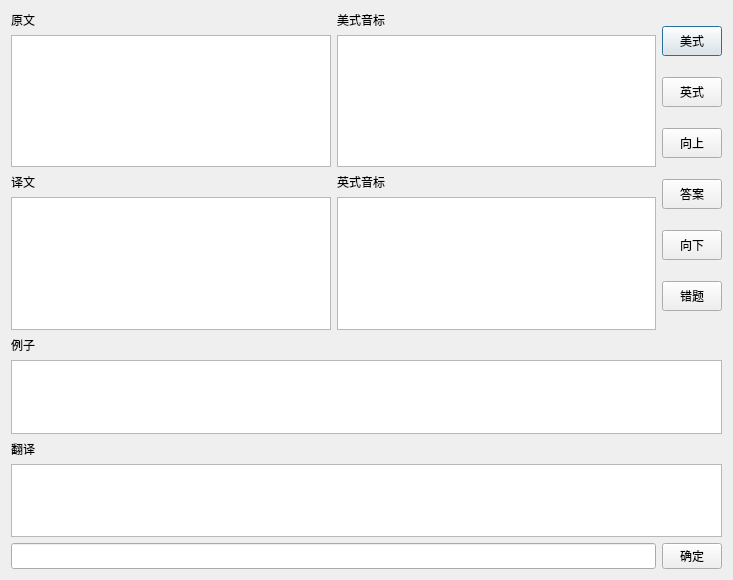
<?xml version="1.0" encoding="UTF-8"?>
<ui version="4.0">
 <class>J_Word</class>
 <widget class="QDialog" name="J_Word">
  <property name="geometry">
   <rect>
    <x>0</x>
    <y>0</y>
    <width>733</width>
    <height>580</height>
   </rect>
  </property>
  <property name="windowTitle">
   <string>Dialog</string>
  </property>
  <layout class="QVBoxLayout" name="verticalLayout_10">
   <item>
    <layout class="QVBoxLayout" name="verticalLayout_8">
     <item>
      <layout class="QHBoxLayout" name="horizontalLayout_4">
       <item>
        <layout class="QVBoxLayout" name="verticalLayout_7">
         <item>
          <layout class="QHBoxLayout" name="horizontalLayout_2">
           <item>
            <layout class="QVBoxLayout" name="verticalLayout_2">
             <item>
              <widget class="QLabel" name="label_2">
               <property name="maximumSize">
                <size>
                 <width>16777215</width>
                 <height>20</height>
                </size>
               </property>
               <property name="text">
                <string>原文</string>
               </property>
              </widget>
             </item>
             <item>
              <widget class="QTextEdit" name="source">
               <property name="maximumSize">
                <size>
                 <width>16777215</width>
                 <height>200</height>
                </size>
               </property>
              </widget>
             </item>
            </layout>
           </item>
           <item>
            <layout class="QVBoxLayout" name="verticalLayout_9">
             <item>
              <widget class="QLabel" name="label_5">
               <property name="maximumSize">
                <size>
                 <width>16777215</width>
                 <height>20</height>
                </size>
               </property>
               <property name="text">
                <string>美式音标</string>
               </property>
              </widget>
             </item>
             <item>
              <widget class="QTextEdit" name="pa">
               <property name="maximumSize">
                <size>
                 <width>16777215</width>
                 <height>200</height>
                </size>
               </property>
              </widget>
             </item>
            </layout>
           </item>
          </layout>
         </item>
         <item>
          <layout class="QHBoxLayout" name="horizontalLayout">
           <item>
            <layout class="QVBoxLayout" name="verticalLayout">
             <item>
              <widget class="QLabel" name="label">
               <property name="maximumSize">
                <size>
                 <width>16777215</width>
                 <height>20</height>
                </size>
               </property>
               <property name="text">
                <string>译文</string>
               </property>
              </widget>
             </item>
             <item>
              <widget class="QTextEdit" name="target">
               <property name="maximumSize">
                <size>
                 <width>16777215</width>
                 <height>200</height>
                </size>
               </property>
              </widget>
             </item>
            </layout>
           </item>
           <item>
            <layout class="QVBoxLayout" name="verticalLayout_3">
             <item>
              <widget class="QLabel" name="label_6">
               <property name="maximumSize">
                <size>
                 <width>16777215</width>
                 <height>20</height>
                </size>
               </property>
               <property name="text">
                <string>英式音标</string>
               </property>
              </widget>
             </item>
             <item>
              <widget class="QTextEdit" name="pe">
               <property name="maximumSize">
                <size>
                 <width>16777215</width>
                 <height>200</height>
                </size>
               </property>
              </widget>
             </item>
            </layout>
           </item>
          </layout>
         </item>
        </layout>
       </item>
       <item>
        <layout class="QVBoxLayout" name="verticalLayout_6">
         <item>
          <widget class="QPushButton" name="makesoundA">
           <property name="maximumSize">
            <size>
             <width>60</width>
             <height>30</height>
            </size>
           </property>
           <property name="text">
            <string>美式</string>
           </property>
          </widget>
         </item>
         <item>
          <widget class="QPushButton" name="makesoundE">
           <property name="maximumSize">
            <size>
             <width>60</width>
             <height>30</height>
            </size>
           </property>
           <property name="text">
            <string>英式</string>
           </property>
          </widget>
         </item>
         <item>
          <widget class="QPushButton" name="makeup">
           <property name="maximumSize">
            <size>
             <width>60</width>
             <height>30</height>
            </size>
           </property>
           <property name="text">
            <string>向上</string>
           </property>
          </widget>
         </item>
         <item>
          <widget class="QPushButton" name="makeanswers">
           <property name="maximumSize">
            <size>
             <width>60</width>
             <height>30</height>
            </size>
           </property>
           <property name="text">
            <string>答案</string>
           </property>
          </widget>
         </item>
         <item>
          <widget class="QPushButton" name="makedown">
           <property name="maximumSize">
            <size>
             <width>60</width>
             <height>30</height>
            </size>
           </property>
           <property name="text">
            <string>向下</string>
           </property>
          </widget>
         </item>
         <item>
          <widget class="QPushButton" name="makewrong">
           <property name="maximumSize">
            <size>
             <width>60</width>
             <height>30</height>
            </size>
           </property>
           <property name="text">
            <string>错题</string>
           </property>
          </widget>
         </item>
        </layout>
       </item>
      </layout>
     </item>
     <item>
      <layout class="QVBoxLayout" name="verticalLayout_4">
       <item>
        <widget class="QLabel" name="label_3">
         <property name="maximumSize">
          <size>
           <width>16777215</width>
           <height>20</height>
          </size>
         </property>
         <property name="text">
          <string>例子</string>
         </property>
        </widget>
       </item>
       <item>
        <widget class="QTextEdit" name="example">
         <property name="maximumSize">
          <size>
           <width>16777215</width>
           <height>200</height>
          </size>
         </property>
        </widget>
       </item>
      </layout>
     </item>
     <item>
      <layout class="QVBoxLayout" name="verticalLayout_5">
       <item>
        <widget class="QLabel" name="label_4">
         <property name="maximumSize">
          <size>
           <width>16777215</width>
           <height>20</height>
          </size>
         </property>
         <property name="text">
          <string>翻译</string>
         </property>
        </widget>
       </item>
       <item>
        <widget class="QTextEdit" name="translate">
         <property name="maximumSize">
          <size>
           <width>16777215</width>
           <height>200</height>
          </size>
         </property>
        </widget>
       </item>
      </layout>
     </item>
     <item>
      <layout class="QHBoxLayout" name="horizontalLayout_3">
       <item>
        <widget class="QLineEdit" name="cmdline">
         <property name="maximumSize">
          <size>
           <width>16777215</width>
           <height>30</height>
          </size>
         </property>
        </widget>
       </item>
       <item>
        <widget class="QPushButton" name="cmdrun">
         <property name="maximumSize">
          <size>
           <width>60</width>
           <height>30</height>
          </size>
         </property>
         <property name="text">
          <string>确定</string>
         </property>
        </widget>
       </item>
      </layout>
     </item>
    </layout>
   </item>
  </layout>
 </widget>
 <resources/>
 <connections>
  <connection>
   <sender>makeanswers</sender>
   <signal>clicked()</signal>
   <receiver>J_Word</receiver>
   <slot>makeanswers()</slot>
   <hints>
    <hint type="sourcelabel">
     <x>675</x>
     <y>110</y>
    </hint>
    <hint type="destinationlabel">
     <x>366</x>
     <y>273</y>
    </hint>
   </hints>
  </connection>
  <connection>
   <sender>makesoundA</sender>
   <signal>clicked()</signal>
   <receiver>J_Word</receiver>
   <slot>makesoundA()</slot>
   <hints>
    <hint type="sourcelabel">
     <x>675</x>
     <y>30</y>
    </hint>
    <hint type="destinationlabel">
     <x>366</x>
     <y>273</y>
    </hint>
   </hints>
  </connection>
  <connection>
   <sender>cmdrun</sender>
   <signal>clicked()</signal>
   <receiver>J_Word</receiver>
   <slot>cmdrun()</slot>
   <hints>
    <hint type="sourcelabel">
     <x>676</x>
     <y>520</y>
    </hint>
    <hint type="destinationlabel">
     <x>366</x>
     <y>273</y>
    </hint>
   </hints>
  </connection>
  <connection>
   <sender>source</sender>
   <signal>textChanged()</signal>
   <receiver>target</receiver>
   <slot>clear()</slot>
   <hints>
    <hint type="sourcelabel">
     <x>164</x>
     <y>104</y>
    </hint>
    <hint type="destinationlabel">
     <x>472</x>
     <y>104</y>
    </hint>
   </hints>
  </connection>
  <connection>
   <sender>source</sender>
   <signal>textChanged()</signal>
   <receiver>example</receiver>
   <slot>clear()</slot>
   <hints>
    <hint type="sourcelabel">
     <x>164</x>
     <y>104</y>
    </hint>
    <hint type="destinationlabel">
     <x>366</x>
     <y>268</y>
    </hint>
   </hints>
  </connection>
  <connection>
   <sender>source</sender>
   <signal>textChanged()</signal>
   <receiver>translate</receiver>
   <slot>clear()</slot>
   <hints>
    <hint type="sourcelabel">
     <x>164</x>
     <y>104</y>
    </hint>
    <hint type="destinationlabel">
     <x>366</x>
     <y>431</y>
    </hint>
   </hints>
  </connection>
  <connection>
   <sender>makedown</sender>
   <signal>clicked()</signal>
   <receiver>J_Word</receiver>
   <slot>makedown()</slot>
   <hints>
    <hint type="sourcelabel">
     <x>675</x>
     <y>70</y>
    </hint>
    <hint type="destinationlabel">
     <x>366</x>
     <y>273</y>
    </hint>
   </hints>
  </connection>
  <connection>
   <sender>makewrong</sender>
   <signal>clicked()</signal>
   <receiver>J_Word</receiver>
   <slot>makewrong()</slot>
   <hints>
    <hint type="sourcelabel">
     <x>675</x>
     <y>150</y>
    </hint>
    <hint type="destinationlabel">
     <x>366</x>
     <y>273</y>
    </hint>
   </hints>
  </connection>
  <connection>
   <sender>makeup</sender>
   <signal>clicked()</signal>
   <receiver>J_Word</receiver>
   <slot>makeup()</slot>
   <hints>
    <hint type="sourcelabel">
     <x>675</x>
     <y>142</y>
    </hint>
    <hint type="destinationlabel">
     <x>366</x>
     <y>273</y>
    </hint>
   </hints>
  </connection>
  <connection>
   <sender>source</sender>
   <signal>textChanged()</signal>
   <receiver>pa</receiver>
   <slot>clear()</slot>
   <hints>
    <hint type="sourcelabel">
     <x>170</x>
     <y>88</y>
    </hint>
    <hint type="destinationlabel">
     <x>494</x>
     <y>87</y>
    </hint>
   </hints>
  </connection>
  <connection>
   <sender>source</sender>
   <signal>textChanged()</signal>
   <receiver>pe</receiver>
   <slot>clear()</slot>
   <hints>
    <hint type="sourcelabel">
     <x>170</x>
     <y>88</y>
    </hint>
    <hint type="destinationlabel">
     <x>494</x>
     <y>217</y>
    </hint>
   </hints>
  </connection>
  <connection>
   <sender>makesoundE</sender>
   <signal>clicked()</signal>
   <receiver>J_Word</receiver>
   <slot>makesoundE()</slot>
   <hints>
    <hint type="sourcelabel">
     <x>690</x>
     <y>74</y>
    </hint>
    <hint type="destinationlabel">
     <x>366</x>
     <y>289</y>
    </hint>
   </hints>
  </connection>
 </connections>
</ui>
